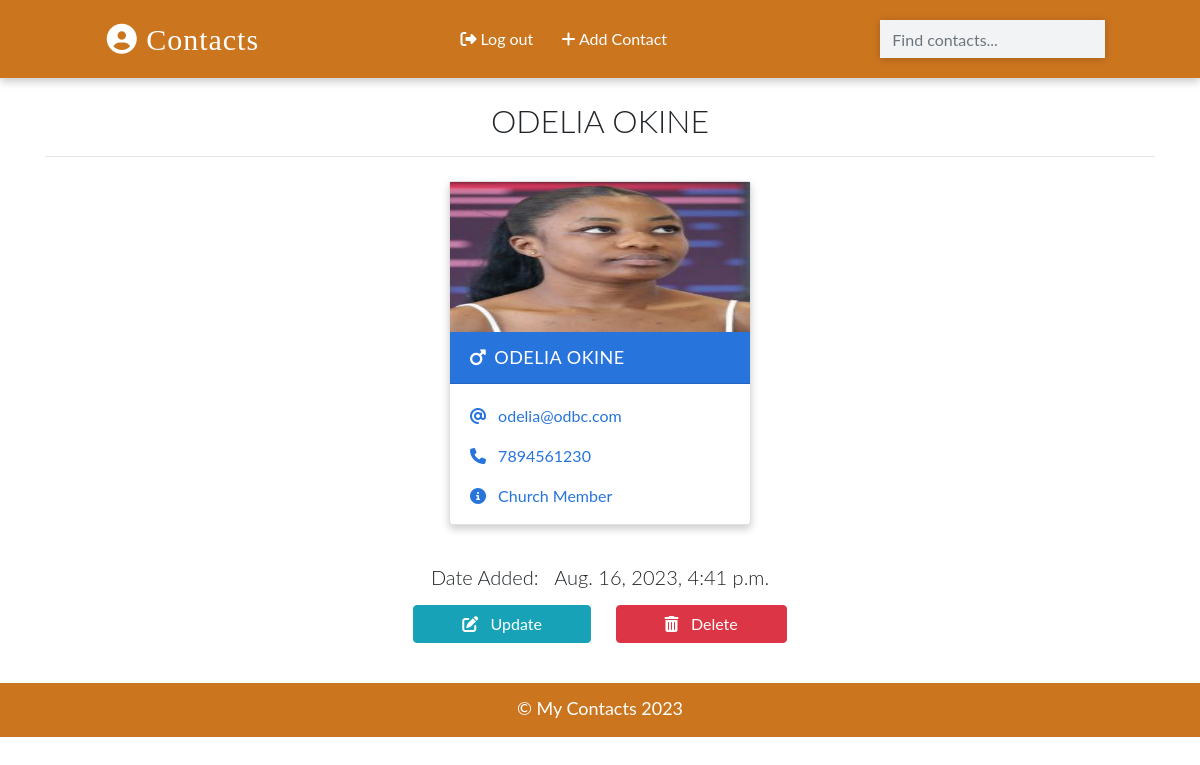
Page /details/2 (signed in) on the committed database.
### app/models.py (models this page shows, shortened)
class Contact(models.Model):
    manager = models.ForeignKey(User, on_delete=models.CASCADE, default=None)
    name = models.CharField(max_length=50)
    email =  models.EmailField(max_length=254)
    phone = models.IntegerField()
    info = models.CharField(max_length=50)
    image = models.ImageField(upload_to='images/', blank=True)
    gender = models.CharField(max_length=50, choices=(
        ('male', 'Male'),
        ('female', 'Female'),
        ('other', 'Other'),
    ))
    date = models.DateTimeField(default=datetime.now)
    class Meta:
        ordering = ['-id']

### app/views.py (the view)
# urls.py: path('details/<int:pk>', views.ContactDetailView.as_view(), name='detail'),
class ContactDetailView(LoginRequiredMixin ,DetailView):
    template_name = 'detail.html'
    model = Contact
    context_object_name = 'contact'

### templates/detail.html (shortened to what this page needs)
{% extends 'base.html' %}
{% load static %}
{% block content %}
{% if contact.manager == request.user %}
<div class="container">
  <h2 class="heading font-weight-light text-center">{{contact.name}}</h2>
  <hr />
</div>
<div class="container main-part">
  {% if  contact%}
      <div class="card my-2 boy-card {% if 'detail' in request.path %}w-30 mx-auto {% endif %} ">
        <img src="
        {% if contact.image %}
          {{contact.image.url}}
        {% else %}
          {% if contact.gender == 'male' %}
            {% static './images/boy.png' %}
          {% else %}
            {% static './images/girl.png' %}
          {% endif %}
        {% endif %}
        " class="img-fluid" />
        <div class="card-header">
          <a href="#" class="text-white header-link"
            ><i class="fas fa-mars mr-2"></i>{{contact.name}}</a
          >
        </div>
        <div class="card-body pb-0">
          <p>
            <i class="fas fa-at mr-2"></i>
            <a href="mailto:{{contact.email}}">{{contact.email}}</a>
          </p>
          <p>
            <i class="fas fa-phone mr-2"></i>
            <a href="tel:{{contact.phone}}">{{contact.phone}}</a>
          </p>
          <p><i class="fas fa-info-circle mr-2"></i> {{contact.info}}</p>
        </div>
      </div>
      <div class="container mt-3">
        <h5 class="text-center my-3 font-weight-light">Date Added: &nbsp; {{contact.date}}</h5>
      <P class="text-center text-white">
        <a class="btn btn-info px-5" href="{% url 'update' contact.id %}">
          <i class="fas fa-edit"></i> &nbsp; Update
        </a>
        <a class="btn btn-danger px-5" href="{% url 'delete' contact.id %}">
          <i class="fas fa-trash-alt"></i> &nbsp; Delete
        </a>
      </p>
    </div>
    </div>
  {% endif %}
{% else %}
<div class="container">
  <h2 class="heading font-weight-light text-center">You don't have access to this page!</h2>
</div>
{% endif %}
{% endblock content %}

### templates/base.html (shortened to what this page needs)
{% load static %}
<!DOCTYPE html>
<html lang="en">
  <head>
    <link
      rel="stylesheet" href="{% static './css/bootstrap.min.css' %}"
    />
    <link rel="stylesheet" href="{% static './css/main.css' %}" />
    <link
      {% comment %} href="{% static 'https://fonts.googleapis.com/css?family=Lato' %} " {% endcomment %}
      rel="stylesheet"
    />
    <link href="{% static 'fontawesomefree/css/fontawesome.css' %}" rel="stylesheet" type="text/css">
    <link href="{% static 'fontawesomefree/css/brands.css' %}" rel="stylesheet" type="text/css">
    <link href="{% static 'fontawesomefree/css/solid.css' %}" rel="stylesheet" type="text/css">
  </head>
  <body>
    <nav>
      <a class="logo" href="{% url 'home' %}">
        <i class="fas fa-user-circle"></i>&nbsp;Contacts
      </a>
      <p class="feature-link m-0 p-0">
        {% if request.user.is_authenticated %}
          <a href="{% url 'logout' %}" class="mr-4 text-white">
            <i class="fas fa-sign-out-alt"></i>&nbsp;Log out
          </a>
          <a href="{% url 'create' %}" class="mr-4 text-white">
            <i class="fas fa-plus"></i>&nbsp;Add Contact
          </a>
        {% endif %}
      </p>
      <form class="form-inline my-2" action="{% url 'search' %}" method="GET">
        <input
          class="form-control search-box"
          type="search"
          placeholder="Find contacts..."
          name = 'search_term'
          value = "{{search_term}}"
        />
      </form>
    </nav>
    <br />
    {% block content %}
    {% endblock content %}
    <footer class="mt-4 p-2">
      <p class="text-center p-1 m-0">&copy; My Contacts 2023</p>
    </footer>
    <link rel="stylesheet" href="{% static './js/bootstrap.min.js' %}" />
  </body>
</html>

### static/css/main.css (style rules this page uses)
:root { --back: #cc751f !important; --girl: #e64298; --boy: #2874dd; }
body { font-family: Lato, sans-serif; }
nav { font-weight: light; display: flex; justify-content: space-around; background-color: var(--back); align-items: center; padding-top: 12px; padding-bottom: 12px; box-shadow: 0 4px 8px 0 rgba(0, 0, 0, 0.2); }
.logo { font-size: 30px; letter-spacing: 1px; color: white; padding: 2px 12px; border-radius: 8px; font-family: cursive; }
.feature-link { margin-top: 5px !important; margin-bottom: 5px !important; }
.search-box { border-radius: 0px !important; width: 250px; border: none !important; background-color: #f2f3f5 !important; box-shadow: 0 1px 8px 0 rgba(0, 0, 0, 0.2); }
.card { box-shadow: 0 4px 8px 0 rgba(0, 0, 0, 0.2); transition: 0.3s; min-width: 250px; box-sizing: border-box; }
img { width: 300px !important; height: 150px !important; }
.card-header { font-size: 18px; letter-spacing: 0.5px; text-transform: uppercase; }
.boy-card .card-header { background-color: var(--boy); }
.boy-card .card-body, .boy-card .card-body p a { color: var(--boy); }
.card-body p { cursor: pointer; }
.main-part { display: flex; flex-wrap: wrap; justify-content: space-evenly; }
footer { background-color: var(--back); color: white; font-size: 18px; border-bottom: 3px solid var(--back); }

### rows in the picture
Contact: name "ODELIA OKINE", image (picture), email "odelia@odbc.com", phone "7894561230", info "Church Member", date "Aug. 16, 2023, 4:41 p.m."
